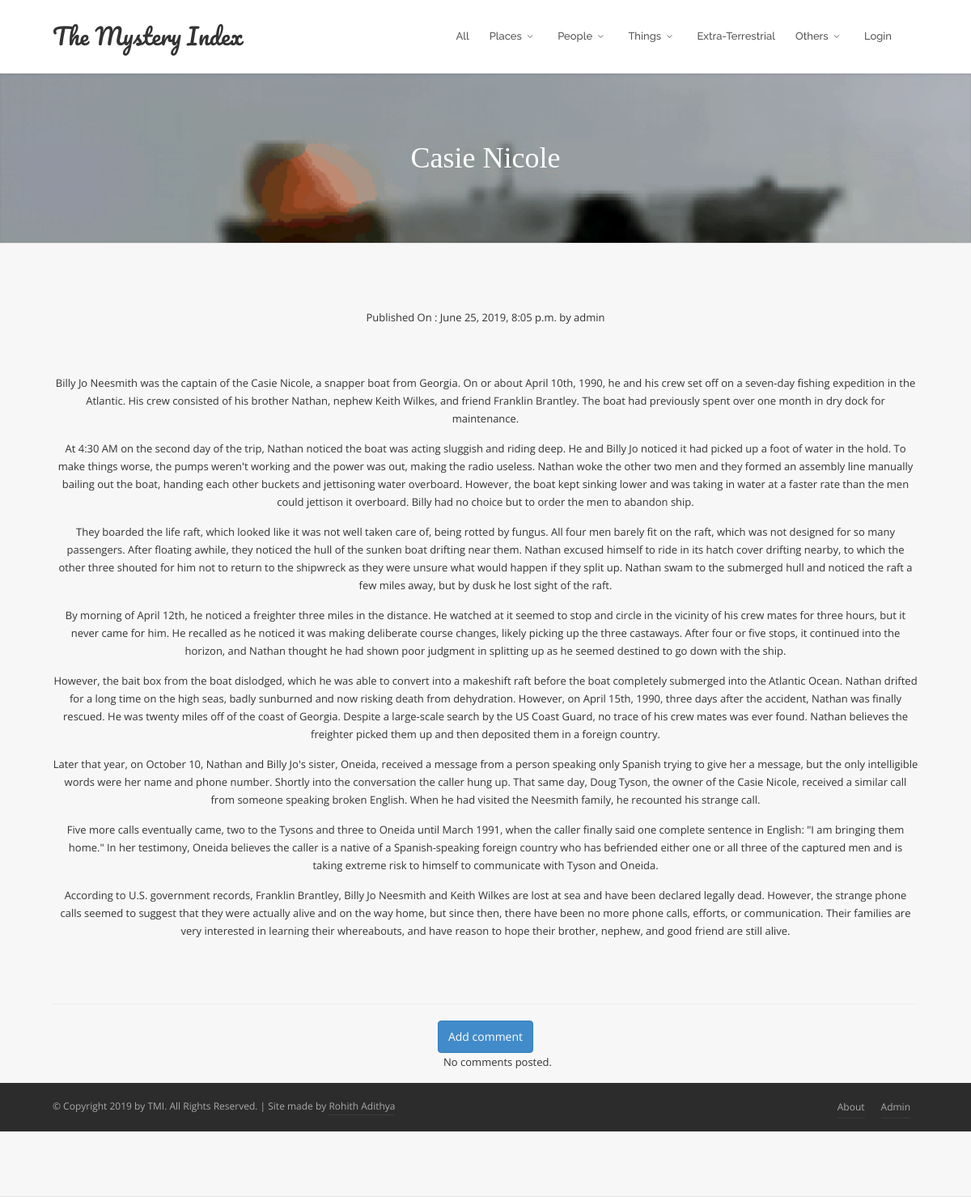
Page /post/33 on the committed database.
### blog/models.py (models this page shows, shortened)
class Post(models.Model):
    author = models.ForeignKey('auth.User',on_delete=models.CASCADE)
    title = models.CharField(max_length=200)
    category = models.ForeignKey('blog.Categories',related_name='category',on_delete=models.CASCADE)
    text = models.TextField()
    image = models.ImageField(upload_to='posts')
    create_date = models.DateTimeField(default=timezone.now)
    published_date = models.DateTimeField(blank=True,null=True)

### blog/views.py (the view)
# urls.py: path('post/<int:pk>', views.PostDetailView.as_view(), name='post_detail'),
class PostDetailView(DetailView):
    model = Post

### blog/templates/blog/post_detail.html (shortened to what this page needs)
{% extends 'blog/base.html' %}
{% load static %}
{% block content %}
<div class="v-parallax v-bg-stylish v-bg-stylish-v10" id="download" style="background-image: url({% static post.image.url %});">
  <div class="container">
    <div class="row center">
      <div class="col-sm-12">
        <div class="v-content-wrapper">
            <p class="v-smash-text-large-2x">
                <span>{{ post.title }}</span>
            </p>
        </div>
      </div>
    </div>
  </div>
</div>
<div class="v-parallax v-bg-stylish v-bg-stylish-v4 no-shadow" id="posts">
    <div class="container">
        <div class="row center">
            <div class="col-sm-12">
        {% if post.published_date %}
            <div class="date postdate">
              Published On :  {{ post.published_date }} by {{post.author}}
            </div>
              <br>
              <br>
        {% else %}
            <a class="btn btn-warning" href="{% url 'post_publish' pk=post.pk %}">Publish</a>
        {% endif %}
  <p class='postcontent' >{{ post.text|safe|linebreaksbr }}</p>
    <br>
<br>
  <hr>
  <a class="btn btn-primary btn-comment" href="{% url 'add_comment_to_post' pk=post.pk %}">Add comment</a>
  <div class="container">
  {% for comment in post.comments.all %}
  <br>
      {% if user.is_authenticated or comment.approved_comment %}
              {{ comment.created_date }}
              {% if not comment.approved_comment %}
                  <a class="btn btn-primary" href="{% url 'comment_remove' pk=comment.pk %}"><span class="fa fa-remove"></span></a>
                  <a class="btn btn-primary" href="{% url 'comment_approve' pk=comment.pk %}"><span class="fa fa-check"></span></a>
              {% endif %}
          <p>{{ comment.text|safe|linebreaks }}</p>
          <p>Posted by: <strong>{{ comment.author }}</strong></p>
      {% endif %}
  {% empty %}
      <p>No comments posted.</p>
  {% endfor %}
</div>
        </div>
      </div>
    </div>
{% endblock %}

### blog/static/css/v-nav-menu.css (style rules this page uses)
body.no-page-top { background: #EDEFF2; }
body { padding-top: 90px; }

### blog/static/css/v-bg-stylish.css (style rules this page uses)
.v-bg-stylish.v-bg-stylish-v4 { background-color: #f7f7f7; border-color: #e4e4e4; }
.v-bg-stylish.v-bg-stylish-v4, .v-bg-stylish.v-bg-stylish-v4 h1, .v-bg-stylish.v-bg-stylish-v4 h2, .v-bg-stylish.v-bg-stylish-v4 h3, .v-bg-stylish.v-bg-stylish-v4 h3, .v-bg-stylish.v-bg-stylish-v4 h4, .v-bg-stylish.v-bg-stylish-v4 h5, .v-bg-stylish.v-bg-stylish-v4 h6, .v-bg-stylish-v4 .carousel-wrap > a { color: #333; }
.v-bg-stylish.v-bg-stylish-v10 { background-color: #25CBF5; }
.v-bg-stylish.v-bg-stylish-v10, .v-bg-stylish.v-bg-stylish-v10 h1, .v-bg-stylish.v-bg-stylish-v10 h2, .v-bg-stylish.v-bg-stylish-v10 h3, .v-bg-stylish.v-bg-stylish-v10 h3, .v-bg-stylish.v-bg-stylish-v10 h4, .v-bg-stylish.v-bg-stylish-v10 h5, .v-bg-stylish.v-bg-stylish-v10 h6, .v-bg-stylish-v10 .carousel-wrap > a { color: #ffffff; }

### blog/static/css/v-shortcodes.css (style rules this page uses)
.btn { padding: 9px 12px; outline:none !important; }
.v-parallax { padding-top: 80px !important; padding-bottom: 80px !important; overflow: hidden; position: relative; width: 100%; background-attachment: fixed; -moz-background-size: cover; -webkit-background-size: cover; background-size: cover; background-repeat: no-repeat; background-position: center center; }
.v-parallax .v-content-wrapper { position: relative; z-index: 5; }
.v-parallax .v-content-wrapper p:last-child { margin-bottom: 0; }

### blog/static/css/custom.css (style rules this page uses)
@media (min-width: 1200px) { .container { width: 1100px; } }

### blog/templates/blog/base.html (style rules this page uses)
* { box-sizing: border-box; }

### rows in the picture
Post: image (picture), title "Casie Nicole", published_date "June 25, 2019, 8:05 p.m.", author "admin", text "Billy Jo Neesmith was the captain of the Casie Nicole, a snapper boat from Georgia. On or about April 10th, 1990, he and his crew set off on a seven-day fishing expedition in the Atlantic. His crew consisted of his brother Nathan, nephew Keith Wilkes, and friend Franklin Brantley. The boat had previously spent over one month in dry dock for maintenance. At 4:30 AM on the second day of the trip, Nathan noticed the boat was acting sluggish and riding deep. He and Billy Jo noticed it had picked up a foot of water in the hold. To make things worse, the pumps weren't working and the power was out, making the radio useless. Nathan woke the other two men and they formed an assembly line manually…"
